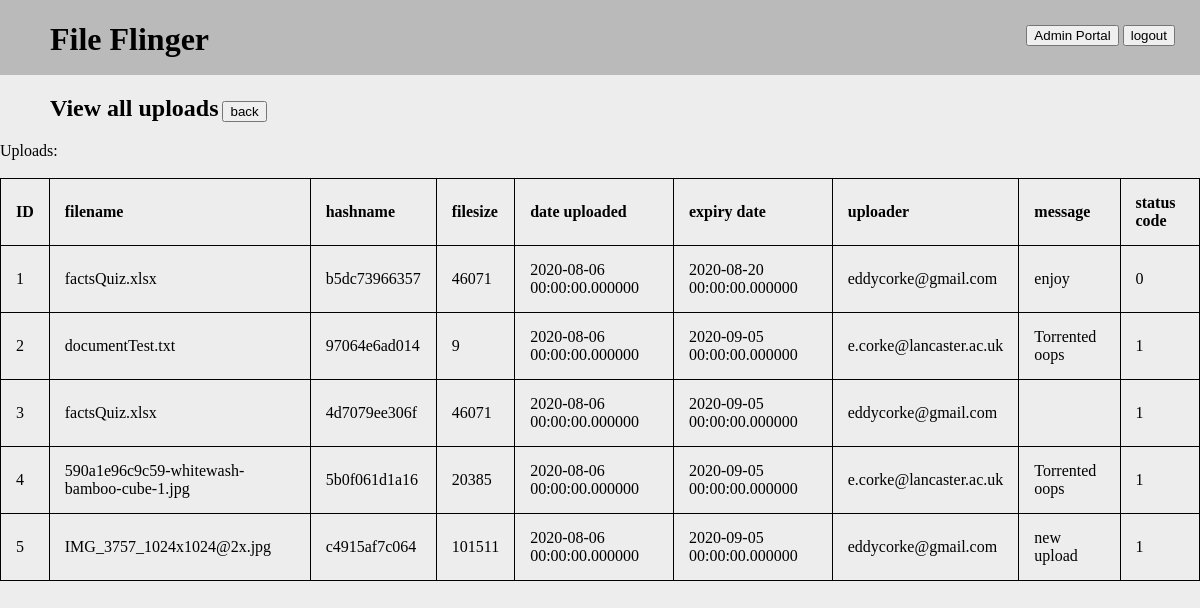
The app's page /admin_portal/uploads (signed in) with its own data.
### serv/models.py (models this page shows, shortened)
class Upload(db.Model):
    id = db.Column(db.Integer, primary_key=True)
    filename = db.Column(db.String(256), nullable=False)
    filesize = db.Column(db.Integer, nullable=False)
    hashname = db.Column(db.String(16), unique=True, nullable=False)
    datetime = db.Column(db.DateTime, nullable=False)
    expirationDatetime = db.Column(db.DateTime, nullable=False)
    uploaderEmail = db.Column(db.String(320), nullable=False)
    message = db.Column(db.String(512), nullable=False, default="")
    status = db.Column(db.Integer, default=1, nullable=False)  # 1: available, 0: unavailable
    password = db.Column(db.String(256))

### serv/routes.py (the view)
@app.route('/admin_portal/uploads')
@login_required
def view_uploads():
    if current_user.permLevel >= 2:  # TODO: change number to config alias
        userData = db.session.execute("SELECT id, filename, hashname, filesize, datetime, expirationDatetime, uploaderEmail, message, status FROM Upload").fetchall()
        return render_template('view_uploads.html', data=userData)
    else:
        flash("Access to the admin portal area is restricted")
        return redirect(url_for('home'))

### serv/models.py (called while the page is built)
@login_manager.user_loader
def load_user(user_id):
    return User.query.get(int(user_id))

### serv/templates/view_uploads.html
{% extends "template.html" %}
{% block content %}
    <h2>View all uploads</h2>
    <a href="/admin_portal"><button>back</button></a><br>
    Uploads:<br><br>
    <table>
        <th>ID</th>
        <th>filename</th>
        <th>hashname</th>
        <th>filesize</th>
        <th>date uploaded</th>
        <th>expiry date</th>
        <th>uploader</th>
        <th>message</th>
        <th>status code</th>
        {% for item in data %}
        <tr>
            <td>{{item[0]}}</td>
            <td>{{item[1]}}</td>
            <td>{{item[2]}}</td>
            <td>{{item[3]}}</td>
            <td>{{item[4]}}</td>
            <td>{{item[5]}}</td>
            <td>{{item[6]}}</td>
            <td>{{item[7]}}</td>
            <td>{{item[8]}}</td>
        </tr>
        {% endfor %}
    </table>
{% endblock content %}

### serv/templates/template.html (shortened to what this page needs)
<!DOCTYPE html>
<html>
<head>
    <link rel="stylesheet" type="text/css" href="{{ url_for('static', filename='main.css') }}">
</head>
    <div id="navBar">
        <a href="/"><h1>File Flinger</h1></a>
        <div id="loginLogout">
            {% if current_user.is_authenticated %}
                {% if current_user.permLevel >=2 %}
                    <a href="/admin_portal"><button>Admin Portal</button></a>
                {% endif %}
            {% endif %}
            {% if current_user.is_authenticated %}
                <a href="{{ url_for('logout') }}"><button>logout</button></a>
            {% else %}
                <a href="{{ url_for('login') }}"><button>login</button></a>
            {% endif %}
        </div>
    </div>
    <body>
        {% block content %} {% endblock %}
    </body>
</html>

### serv/static/main.css (style rules this page uses)
body { background-color: #EDEDED; margin: 0px; }
a { text-decoration: none; color: #000000 }
h1, h2 { margin-left: 50px; display: inline-block; }
table { border-collapse: collapse; }
table, th, td { border: 1px solid black; }
th, td { padding: 15px; text-align: left; }
#navBar { width: 100%; height: 75px; background-color: #bababa; }
#loginLogout { float: right; margin-top: 25px; margin-right: 25px; width: 150px; height: 25px; text-align: right; }

### records on screen
Upload: id "1", filename "factsQuiz.xlsx", hashname "b5dc73966357", filesize "46071", datetime "2020-08-06 00:00:00.000000", expirationDatetime "2020-08-20 00:00:00.000000", uploaderEmail "eddycorke@gmail.com", message "enjoy", status "0"
Upload: id "2", filename "documentTest.txt", hashname "97064e6ad014", filesize "9", datetime "2020-08-06 00:00:00.000000", expirationDatetime "2020-09-05 00:00:00.000000", uploaderEmail "e.corke@lancaster.ac.uk", message "Torrented oops", status "1"
Upload: id "3", filename "factsQuiz.xlsx", hashname "4d7079ee306f", filesize "46071", datetime "2020-08-06 00:00:00.000000", expirationDatetime "2020-09-05 00:00:00.000000", uploaderEmail "eddycorke@gmail.com", status "1"
Upload: id "4", filename "590a1e96c9c59-whitewash-bamboo-cube-1.jpg", hashname "5b0f061d1a16", filesize "20385", datetime "2020-08-06 00:00:00.000000", expirationDatetime "2020-09-05 00:00:00.000000", uploaderEmail "e.corke@lancaster.ac.uk", message "Torrented oops", status "1"
Upload: id "5", filename "IMG_3757_1024x1024@2x.jpg", hashname "c4915af7c064", filesize "101511", datetime "2020-08-06 00:00:00.000000", expirationDatetime "2020-09-05 00:00:00.000000", uploaderEmail "eddycorke@gmail.com", message "new upload", status "1"
